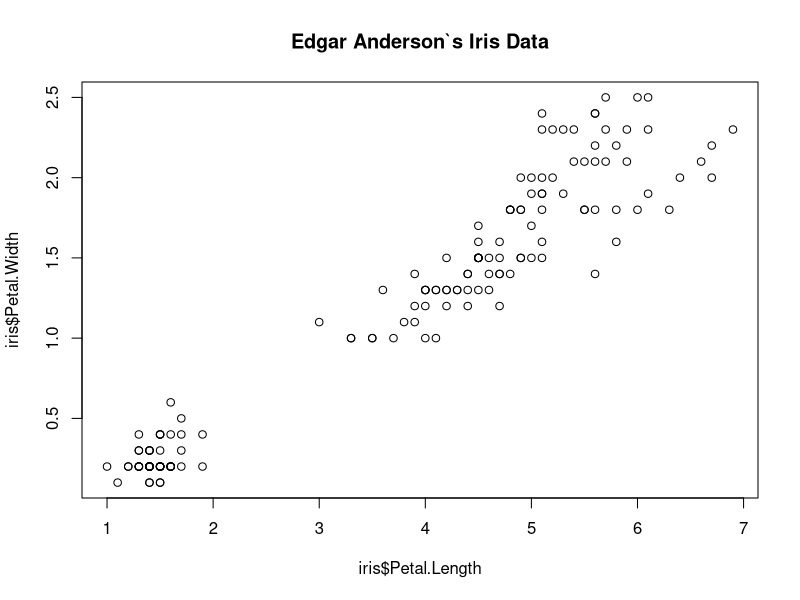
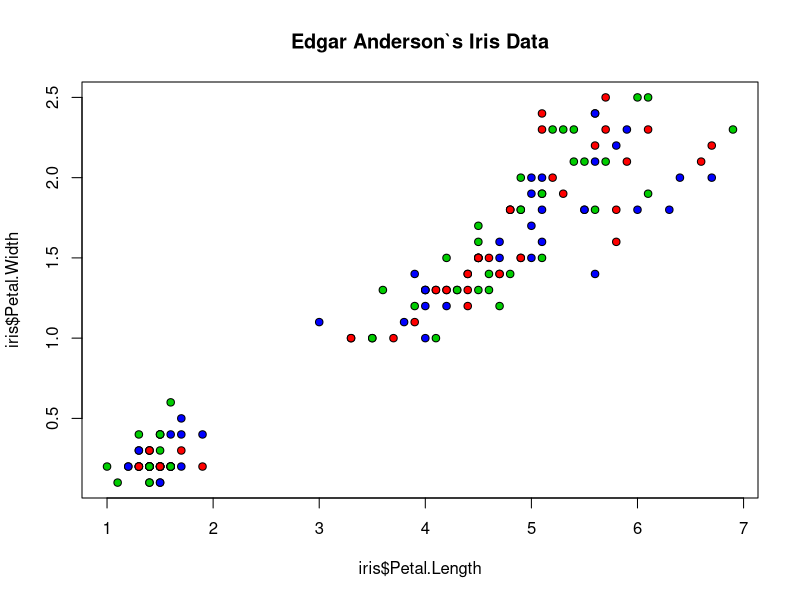
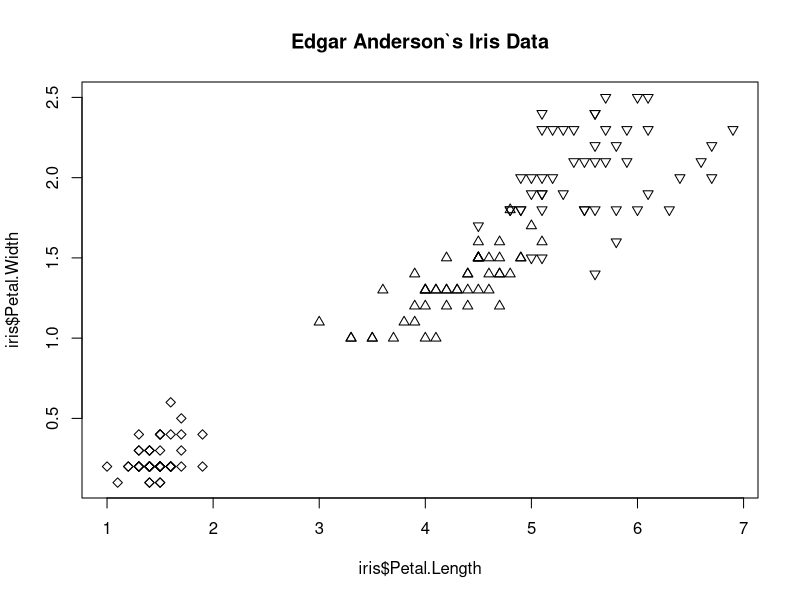
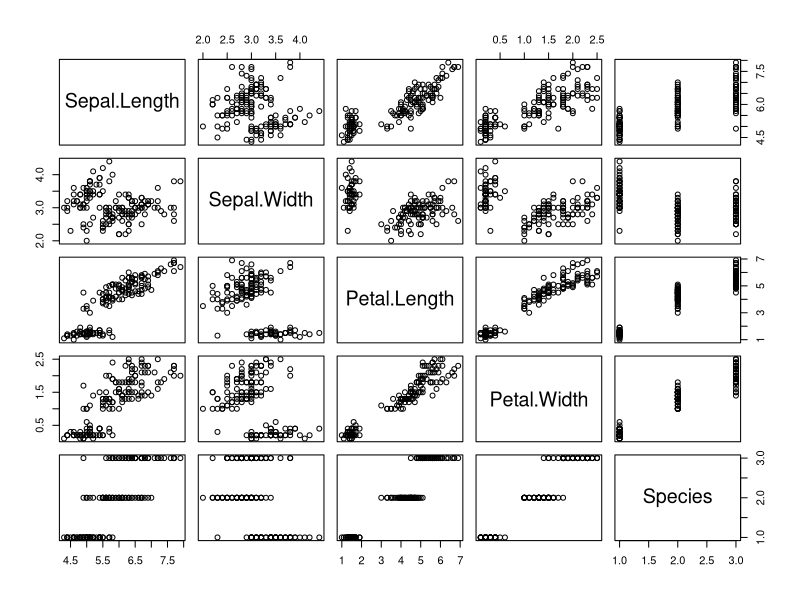

The R source for these figures, in order:
## ---- chunk 1
data = matrix(c(  "A",7,1.2,"Bagus"
                , "B",6,1.7,"Kurang bagus"
                , "C",8,1.5,"Bagus"
                , "D",5,1.3,"Kurang bagus"
                , "E",9,1.0,"Bagus"
                , "F",9.5,1.4,"Bagus"
                , "G",8.3,0.8,"Kurang bagus"
                , "H",7.5,1.1,"?"
                ),8,4,TRUE)
print(data)
## ---- chunk 2
data_kebalik = t(data)
print(data_kebalik)
## ---- chunk 3
# dataframe
df = data.frame(x = c(7, 6, 8, 5, 9, 9.5, 8.3, 7.5), y = c(1.2, 1.7, 1.5, 1.3, 1.0, 1.4, 0.8, 1.1), KAT = c("Bagus", "Kurang bagus", "Bagus", "Kurang bagus", "Bagus", "Bagus", "Kurang bagus", "?"))
df_kebalik = t(df)
print(df_kebalik)

## ---- chunk 4
KAT_df<-df[3]
print(KAT_df)
## ---- chunk 5
cari_df<-df[df[,"KAT"]=="Kurang bagus",]
print(cari_df)
## ---- chunk 6
# Terdapat 8 perintah dasar yang akan sangat digunakan dalam kegiatan manipulasi data. Semua fungsi-fungsi dibawah ini sudah termasuk di dalam paket dplyr.

# filter(): Mengambil baris berdasarkan kondisi nilainya.
# distinct(): Menghilangkan baris yang sama atau duplikat.
# arrange(): Mengurutkan baris.
# select(): Mengambil kolom berdasarkan nama kolomnya.
# rename(): Mengubah nama kolom.
# mutate(): Menambahkan atau membuat kolom baru dan menjaga kolom sama yang sudah ada.
# transmute(): Menambahkan atau membuat kolom baru dan menghapus kolom yang sama atau sudah ada
# summarise(): Melakukan komputasi statistika (Contoh: menghitung total (sum) atau rata-rata (mean))

# Adapun fungsi-fungsi yang akan digunakan seperti:

# pull(): Mengambil hanya data atau isi dari kolom berupa vector.
# select(): Memanggil satu atau lebih kolom berupda data table.
# select_if(): Memanggil kolom dengan pengkondisian.
# Helper functions - starts_with(), ends_with(), contains(), matches(), one_of(): Memanggil kolom berdasarkan kriteria tertentu atas nama kolomnya.
## ---- chunk 7
# menghilangkan "kurang bagus" menjadi "kurang"
df$KAT[df$KAT == "Kurang bagus"] <- "Kurang"
df
## ---- chunk 8
train <- df[1:2]
train
## ---- chunk 9
test <- df[8,]
test <- test[1:2]
test
## ---- chunk 10
train <- train[-8,]
train
## ---- chunk 11
cl <- df[3]
cl <- cl[-8,]
cl
## ---- chunk 12
library(class)
hasil <- knn(train, test, cl, k=3)
hasil
## ---- chunk 13
hasil_knn <- cbind(test, label=as.vector(hasil))
## ---- chunk 14
hasil_knn
## ---- chunk 15
hasil <- knn(train, test, cl, k=3, prob=T)
hasil
## ---- chunk 16
iris
head(iris)
## ---- chunk 17
class(iris)
## ---- chunk 18
str(iris)
## ---- chunk 19
colnames(iris)
## ---- chunk 20
iris[,"Petal.Length"]
## ---- chunk 21
# informasi detail utk dataset iris dpt ditampilkan
summary(iris)
## ---- chunk 22
plot(iris$Petal.Length, iris$Petal.Width, main = "Edgar Anderson`s Iris Data")
## ---- chunk 23
plot(iris$Petal.Length, 
     iris$Petal.Width, 
     pch=21,
     bg = c("red","green3","blue"),
     main = "Edgar Anderson`s Iris Data")
## ---- chunk 24
plot(iris$Petal.Length, 
     iris$Petal.Width, 
     pch=c(23,24,25)[unclass(iris$Species)],
     main = "Edgar Anderson`s Iris Data")
## ---- chunk 25
plot(iris)
## ---- chunk 26
library(class)
data(iris)
## ---- chunk 27
# Tahap 1

set.seed(99)
rannum <- sample(rep(1:150))
rannum
## ---- chunk 28
iris <- iris[rannum,]
iris
